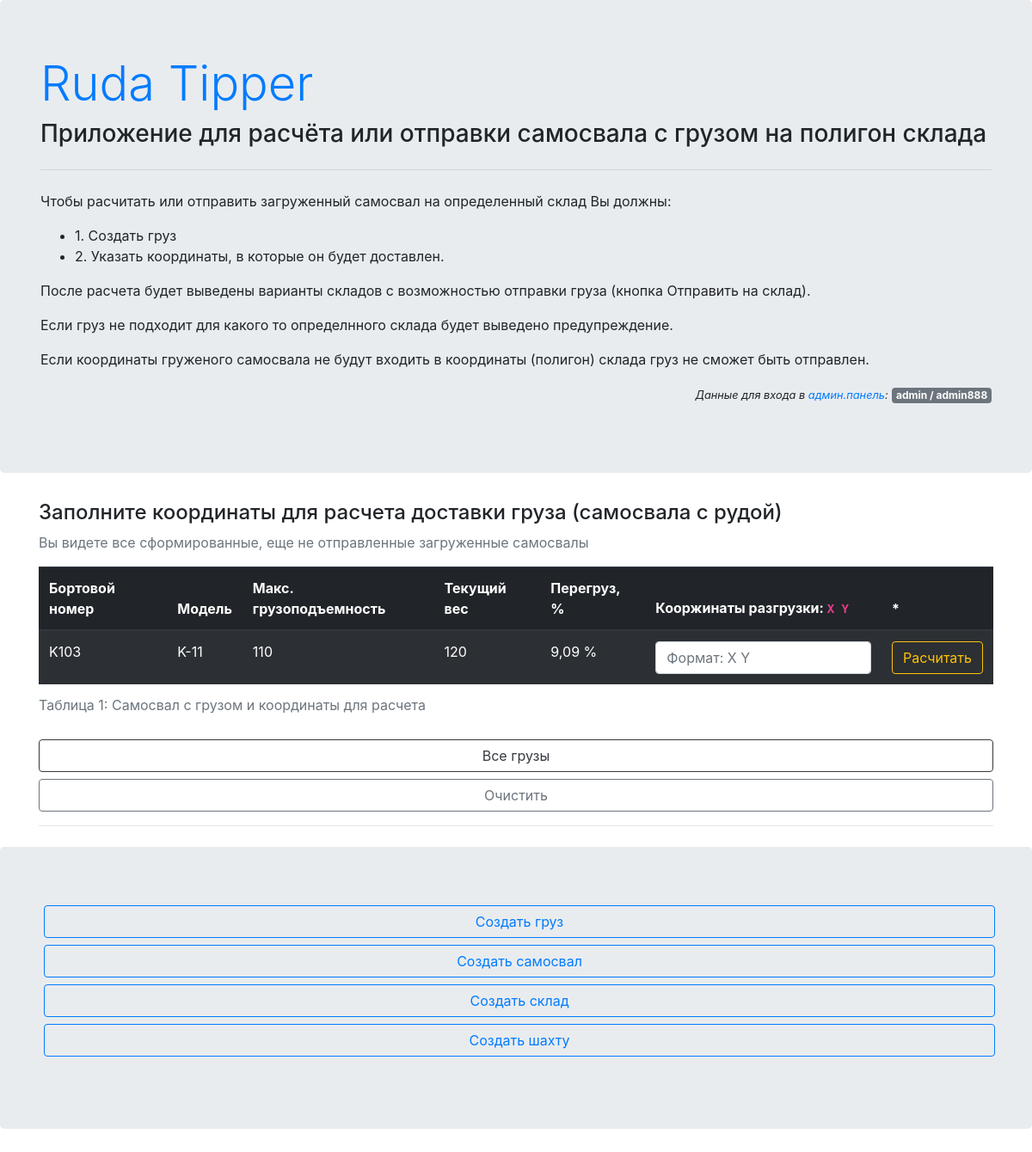
The page /cargo/3/calc/ on the database its author committed.
### mine/models/cargo.py (models this page shows, shortened)
class Cargo(BaseOre):
    class Meta:
        verbose_name = 'Груз'
        verbose_name_plural = 'Грузы'
    mine = models.ForeignKey(Mine, verbose_name='Карьер/шахата', on_delete=models.CASCADE)
    tipper = models.ForeignKey(Tipper, verbose_name='Самосвал', on_delete=models.CASCADE, blank=True, null=True)
    created = models.DateTimeField(verbose_name='Создан', auto_now_add=True)
    @property
    def overload(self) -> float:
        if (self.tipper and self.tipper.tmodel) and (self.tipper.tmodel.max_mass - self.mass <= 0):
            diff = abs(self.tipper.tmodel.max_mass - self.mass)
            return round(diff * 100 / self.tipper.tmodel.max_mass, 2)
        return 0
    @property
    def max_mass(self) -> int:
        if self.tipper and self.tipper.tmodel:
            return self.tipper.tmodel.max_mass
        return 0

### tipper/models/tipper.py (models this page shows, shortened)
class Tipper(models.Model):
    class Meta:
        verbose_name = 'Самосвал'
        verbose_name_plural = 'Самосвалы'
        unique_together = ('number', 'tmodel')
    number = models.CharField(verbose_name='Бортовой номер', max_length=8, default='101')
    tmodel = models.ForeignKey(TModel, verbose_name='Модель', on_delete=models.CASCADE)

### tipper/models/tmodel.py (models this page shows, shortened)
class TModel(models.Model):
    class Meta:
        verbose_name = 'Модель самосвала'
        verbose_name_plural = 'Модели самосвалов'
        unique_together = ('title', 'code', 'max_mass')
    title = models.CharField(verbose_name='Наименование', max_length=256, default='БЕЛАЗ')
    code = models.CharField(verbose_name='Модель (код)', max_length=256, default='Б-22')
    max_mass = models.PositiveSmallIntegerField(verbose_name='Макс. грузоподъемность (т.руды)', default=100)

### mine/views.py (the view, shortened to what this page needs)
# urls.py: path('cargo/<int:cargo_id>/calc/', views.calc, name='calc'),
def calc(request, cargo_id):
    cargo = get_object_or_404(Cargo, pk=cargo_id)
    result_success = []
    result_warning = []
    coordinates = ''
    return render(request, 'cargo/index.html', {
        'cargos': [cargo],
        'coordinates': coordinates,
        'result_success': result_success,
        'result_warning': result_warning,
    })

### mine/templates/cargo/index.html (shortened to what this page needs)
{% extends "cargo/base.html" %}
{% block main %}
    <div class="jumbotron">
        <section class="container">
            <h1 class="display-4"><a href="/">Ruda Tipper</a></h1>
            <h3>Приложение для расчёта или отправки самосвала с грузом на полигон склада </h3>
            <hr class="my-4">
            <p>Чтобы расчитать или отправить загруженный самосвал на определенный склад Вы должны:</p>
            <ul>
                <li>1. Создать груз</li>
                <li>2. Указать координаты, в которые он будет доставлен.</li>
            </ul>
            <p>После расчета будет выведены варианты складов с возможностью отправки груза (кнопка Отправить на склад).</p>
            <p> Если груз не подходит для какого то определнного склада будет выведено предупреждение.</p>
            <p>Если координаты груженого самосвала не будут входить в координаты (полигон) склада груз не сможет быть отправлен.</p>
            <p class="text-right">
                <i class="small">Данные для входа в <a href="/admin" target="_blank">админ.панель</a>:</i>
                <span class="badge badge-secondary">admin / admin888</span>
            </p>
        </section>
    </div>
    <section class="container mb-4 mt-4">
        <h4>Заполните координаты для расчета доставки груза (самосвала с рудой)</h4>
        <p class="text-muted">Вы видете все сформированные, еще не отправленные загруженные самосвалы</p>
            <table class="table table-striped table-hover table-dark">
            <caption>Таблица 1: Самосвал с грузом и координаты для расчета</caption>
            <thead>
                <tr>
                <th scope="col">Бортовой номер</th>
                <th scope="col">Модель</th>
                <th scope="col">Макс. грузоподъемность</th>
                <th scope="col">Текущий вес</th>
                <th scope="col">Перегруз, %</th>
                <th scope="col">Кооржинаты разгрузки: <code>X Y</code></th>
                <th scope="col">*</th>
              </tr>
            </thead>
            <tbody>
                {% if cargos %}
                    {% for cargo in cargos %}
                    <form action="{% url 'cargo:calc' cargo.id %}" method="post">
                        <tr>
                            <td>{{ cargo.tipper.number }}</td>
                            <td>{{ cargo.tipper.tmodel.code }}</td>
                            <td>{{ cargo.max_mass }}</td>
                            <td>{{ cargo.mass }}</td>
                            <td>{{ cargo.overload }} %</td>
                            <td><input class="form-control" name="coordinates" placeholder="Формат: X Y"
                                       pattern="[0-9]+\s[0-9]+" required value="{{ coordinates }}">
                            </td>
                            <td><button type="submit" class="btn btn-outline-warning">Расчитать</button></td>
                        </tr>
                    </form>
                    {% endfor %}
                {% endif %}
            </tbody>
        </table>
        {% if cargos.count > 1 %}
        {% else %}
            <a class="btn btn-block btn-outline-dark" href="/" role="button">Все грузы</a>
        {% endif %}
        <a class="btn btn-block btn-outline-secondary" href="." role="button">Очистить</a>
        <hr>
    </section>
    <section class="jumbotron">
        <p class="container text-center">
            <a class="col m-1 btn btn-outline-primary" href="/admin/mine/cargo/" target="_blank" role="button">Создать груз</a>
            <a class="col m-1 btn btn-outline-primary" href="/admin/tipper/tipper" role="button" target="_blank">Создать самосвал</a>
            <a class="col m-1 btn btn-outline-primary" href="/admin/store/store/" role="button" target="_blank">Создать склад</a>
            <a class="col m-1 btn btn-outline-primary" href="/admin/mine/mine/" role="button" target="_blank">Создать шахту</a>
        </p>
    </section>
{% endblock %}

### rows shown on the page
Cargo: tipper.number "K103", tipper.tmodel.code "K-11", max_mass "110", mass "120", overload "9,09"
